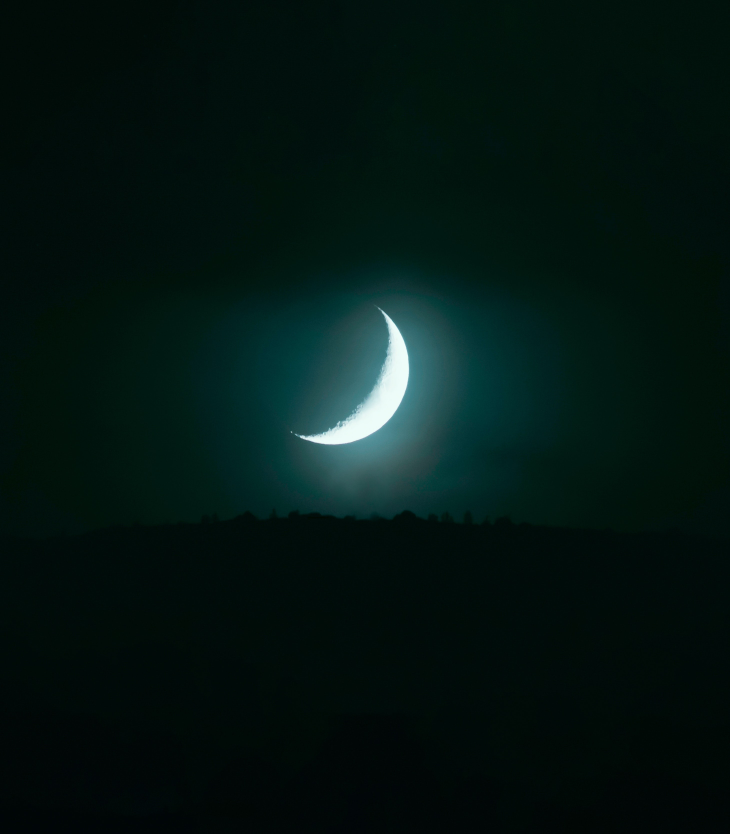
#> input picture ZoomImage/image.JPG, 2919 x 3336 px (shown at 1/4 size)
$ python zoom_image.py
#> lines starting #> are read from the running program, lines starting #| are printed output that depends on the picture
import cv2


def zoom_image(image_path, zoom_factor):
#> called with image_path = 'image.JPG', zoom_factor = 1.5
    image = cv2.imread(image_path)
#> image is the input picture: shape (3336, 2919, 3); mean B, G, R 18.4, 21.8, 3.9
    height, width = image.shape[:2]
#> height = 3336; width = 2919

    if zoom_factor > 1:
        center_x, center_y = width // 2, height // 2
#> center_x = 1459; center_y = 1668
        radius_x, radius_y = int(width / zoom_factor / 2), int(height / zoom_factor / 2)
#> radius_x = 973; radius_y = 1112
        cropped_image = image[
            center_y - radius_y : center_y + radius_y,
            center_x - radius_x : center_x + radius_x,
        ]
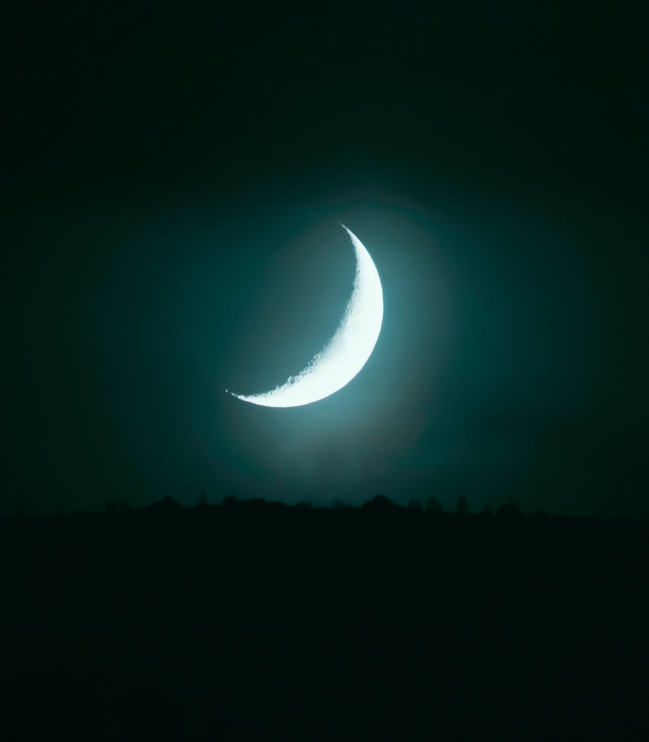
#> cropped_image: shape (2224, 1946, 3) (shown at 1/3 size); mean B, G, R 29, 32.2, 8
    else:
        padding_x, padding_y = int(width * (1 - zoom_factor) / 2), int(
            height * (1 - zoom_factor) / 2
        )
        cropped_image = cv2.copyMakeBorder(
            image,
            padding_y,
            padding_y,
            padding_x,
            padding_x,
            cv2.BORDER_CONSTANT,
            value=[0, 0, 0],
        )

    zoomed_image = cv2.resize(
        cropped_image, (width, height), interpolation=cv2.INTER_LINEAR
    )

    return zoomed_image


image_path = "image.JPG"
zoom_factor = 1.5
zoomed_image = zoom_image(image_path, zoom_factor)

cv2.imshow("Zoomed Image", zoomed_image)
cv2.waitKey(0)
cv2.destroyAllWindows()
